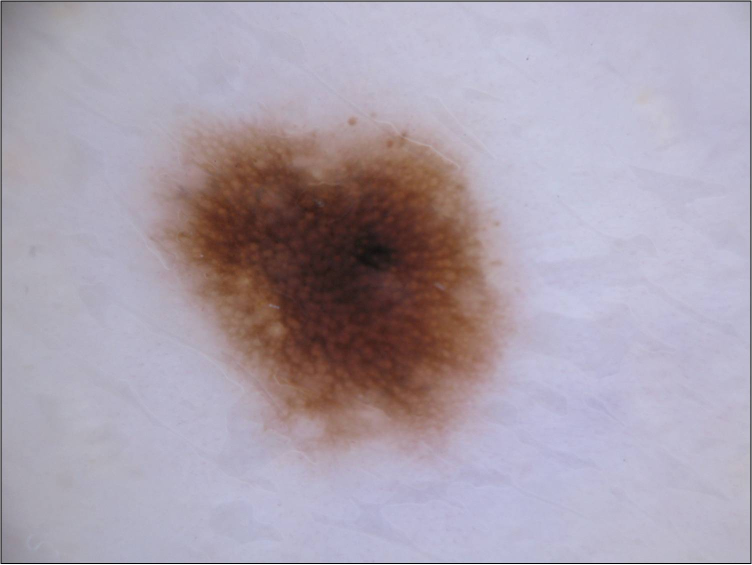
#> input picture TP1 - Unsupervised Learning/nevus.jpg, 1504 x 1129 px (shown at 1/2 size)
$ jupyter execute --allow-errors TP_Unsupervised_2_DermoSegmentation_Eidan_Tzdaka.ipynb   (older library calls are emulated)
#> lines starting #> are read from the running program, lines starting #| are printed output that depends on the picture; after the words box and inside, x2 and y2 are one past the last pixel; in counts of white or black regions, pixels touching at a corner belong together
# Skin lesion segmentation

In this section, you will use the algorithm of k-means to segment skin lesion images. You will use two images from the ISIC dataset (www.isic-archive.com), one nevus and one melanoma with their respetive manual segmentation.

## Goal
The goal of this section is to delineate the contours (i.e. segment) of the skin lesions using k-means.

Please complete the code where requested and answer all the questions

Let's first load the needed libraries

[cell 1]
import numpy as np
import numpy.matlib
import matplotlib.pyplot as plt
plt.close('all')
import optuna
from skimage.io import imread
from skimage.transform import resize
from skimage.transform import rescale
from skimage import img_as_bool
from mpl_toolkits.axes_grid1 import AxesGrid
from sklearn.cluster import KMeans
from scipy.spatial.distance import dice
from skimage.measure import find_contours

Let's load the data

[cell 2]
# [14 lines of commented-out code are left out]
Working_directory="./"

Let's load the images, rescale them so that the computations are faster and plot them

[cell 3]
# Nevus
nevus = imread(Working_directory + 'nevus.jpg')
#> nevus is the input picture: shape (1129, 1504, 3); mean R, G, B 170.3, 160.3, 173.1
nevus=nevus[2:-2,2:-2,:] # remove border (it contains artifacts)
#> nevus: shape (1125, 1500, 3)
nevusMask = imread(Working_directory + 'nevus-seg.jpg')
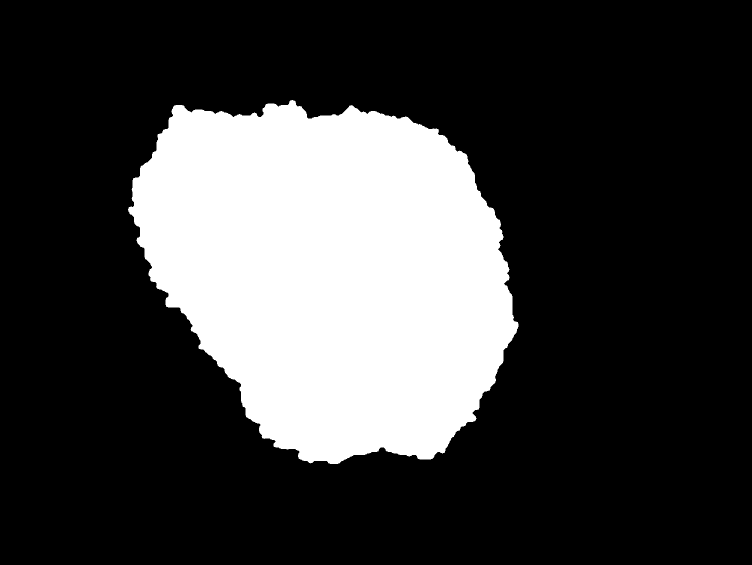
#> input picture TP1 - Unsupervised Learning/nevus-seg.jpg, 1504 x 1129 px (shown at 1/2 size)
#> nevusMask is the input picture: shape (1129, 1504); min 0, max 255, mean 62.4
nevusMask=nevusMask[2:-2,2:-2] # remove border (it contains artifacts)
#> nevusMask: shape (1125, 1500)
# We rescale to speed up computations
nevus = rescale(nevus, 0.25,multichannel=True, anti_aliasing=True)
#> nevus: shape (281, 375, 3) float64
# We need all these options to preserve the binary values
nevusMask = rescale(nevusMask, 0.25, anti_aliasing=False, order=0,  preserve_range=True)
#> nevusMask: shape (281, 375)
nevusMask_boolean = (nevusMask/255).astype(np.uint8) # To get uint8
#> nevusMask_boolean: shape (281, 375); values 0 (black) and 1 (white), 24.6% white; 1 white region, box (x1, y1, x2, y2) and area: (63, 49, 259, 231) 25914
nevusMask_expand = np.expand_dims(nevusMask_boolean, axis=2) # To have a 3 channels boolean mask

# Melanoma
melanoma = imread(Working_directory + 'melanoma.jpeg')
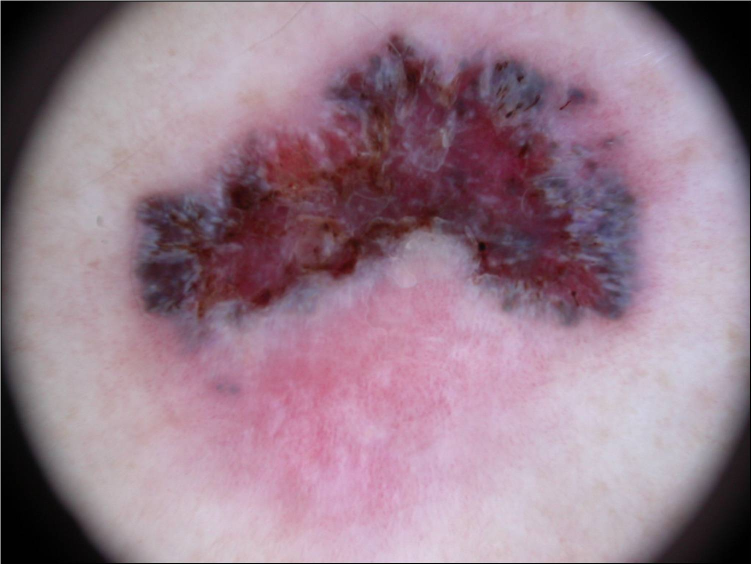
#> input picture TP1 - Unsupervised Learning/melanoma.jpeg, 1503 x 1129 px (shown at 1/2 size)
#> melanoma is the input picture: shape (1129, 1503, 3); mean R, G, B 151.9, 125.2, 140.2
melanoma=melanoma[2:-2,2:-2,:] # remove border (it contains artifacts)
#> melanoma: shape (1125, 1499, 3)
melanomaMask = imread(Working_directory + 'melanoma-seg.png')
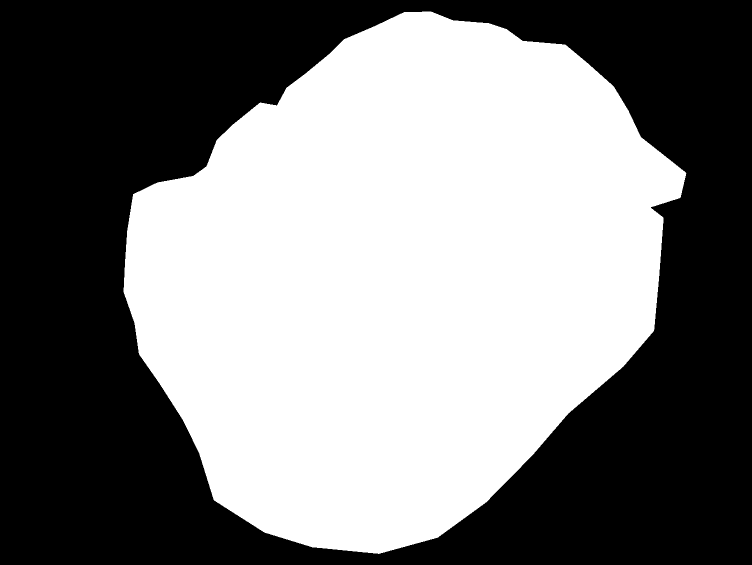
#> input picture TP1 - Unsupervised Learning/melanoma-seg.png, 1503 x 1129 px (shown at 1/2 size)
#> melanomaMask: shape (1129, 1503); 49.8% white; 1 white region, box (x1, y1, x2, y2) and area: (247, 23, 1373, 1108) 844635
melanomaMask=melanomaMask[2:-2,2:-2] # remove border (it contains artifacts)
#> melanomaMask: shape (1125, 1499); 50.1% white; 1 black region, box (x1, y1, x2, y2) and area: (0, 0, 1499, 1125) 841740
melanoma = rescale(melanoma, 0.25,multichannel=True, anti_aliasing=True)
#> melanoma: shape (281, 375, 3) float64
melanomaMask = rescale(melanomaMask, 0.25, anti_aliasing=False, order=0,  preserve_range=True)
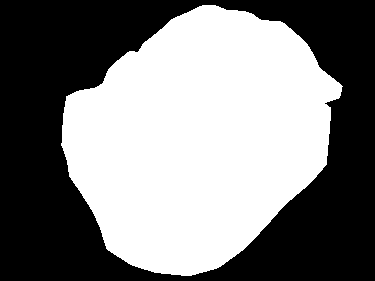
#> melanomaMask: shape (281, 375); 50.1% white; 1 black region, box (x1, y1, x2, y2) and area: (0, 0, 375, 281) 52582
melanomaMask_boolean = (melanomaMask/255).astype(np.uint8)
melanomaMask_expand = np.expand_dims(melanomaMask_boolean, axis=2)

fig = plt.figure(figsize=(12, 12))
grid = AxesGrid(fig, 111,
                nrows_ncols = (2, 3),
                axes_pad = 0.5)
grid[0].imshow(nevus)
grid[0].set_title('Nevus')
grid[0].axis('off')
grid[1].imshow(nevusMask_boolean,cmap='gray')
grid[1].set_title('Nevus segmentation mask')
grid[1].axis('off')
grid[2].imshow(nevusMask_expand*nevus)
grid[2].set_title('Nevus with segmentation')
grid[2].axis('off')
grid[3].imshow(melanoma)
grid[3].set_title('Melanoma')
grid[3].axis('off')
grid[4].imshow(melanomaMask_boolean,cmap='gray')
grid[4].set_title('Melanoma segmentation mask')
grid[4].axis('off')
grid[5].imshow(melanomaMask_expand*melanoma)
grid[5].set_title('Melanoma with segmentation')
grid[5].axis('off')
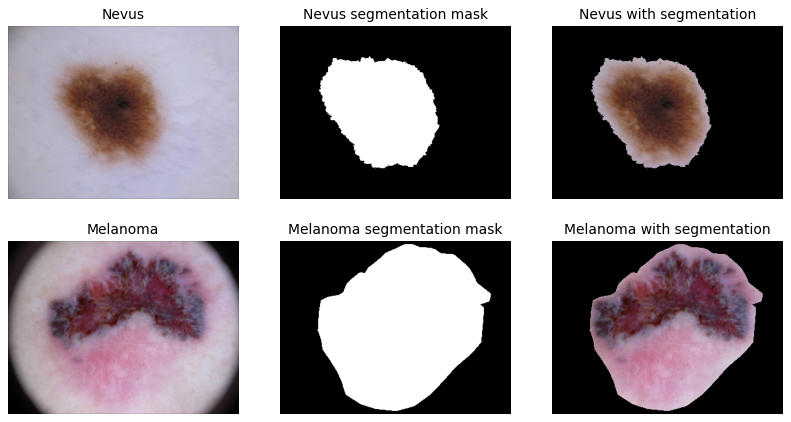
#> figure drawn by matplotlib, 6 panels

**Questions**

1. (IMP+IMH) Before running K-means, please answer this question. How many classes $K$ should you look for ? Would you use the same $K$ for both images ? Why ?

2. (IMP+IMH) Run the following code for both images. Try to choose different channels (among the channels Red, Green and Blue) and different number of clusters $K$. Which is the best choice in terms of channel and number of classes ? You can use the [Dice score](https://en.wikipedia.org/wiki/S%C3%B8rensen%E2%80%93Dice_coefficient) to quantitatively compare your mask and the manual segmentation. Comment the results with respect to the previous answer.

3. (IMP+IMH) Propose a way to automatically select the class (or unions of classes) representing the skin lesion and not the skin. (You don't need to implement it, just explain how you would do it).

4. (IMP) In K-means we recompute the average at each iteration. The average is not constrained to be one of the original observations. It is usually an *interpolation* of the original observations. How would you change the Lloyd's algorithm to constrain the average to always be one of the original observations ?

5. (IMP - Optional) Code the Lloyd's algorithm for K-Means and compare it with the version of scikit-learn.
**Answers:**

1. I will use 2 for nevus but maybe more for melanoma since we want to discarnate more than two classes since we have two different colors that need to be assuming for the same class.
2. for nevus channel 2 and 2 classes we get 83% dice score which is the best I got. for melanoma the best we got was by using channel 0 and 4 classes we get 54% dice score.
3. I would take the RGB of each pixel and compute the sum and give that to the kmean using 3 classes one class (the biggest one most probably) will be the healthy tissue
4. If we like for the average to be one of the original observations after every iteration Ill take the average of each class  ($K_1,K_2,...,K_i$) and will do the following process $K_{1 new},K_{2 new},...,K_{i new} = X_{dataset} [np.argmin(np.abs(X_{dataset}-K_1,K_2,...,K_i))]$ now each class assigned to the nearest observation of the k classes

The dice score (or dice similarity) between two binary masks is defined as $\frac{2TP}{2TP + FP + FN}$ and it ranges between 0 (completely different) and 1 (perfectly equal).

[cell 4]
## NEVUS
# Select a channel (0 for Red, 1 for Green and 2 for Blue)
channel=2
##
nevusB = nevus[:,:,channel]
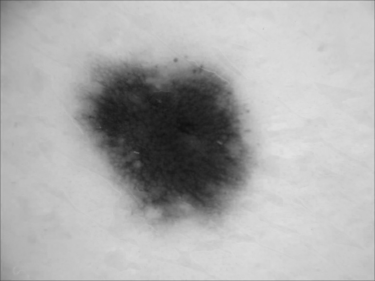
#> nevusB: shape (281, 375) float64; min 0.0625, max 0.89, mean 0.681

# Select the number of cluster K to look for
K= 2 # choose a number of clusters
##
kmeans=KMeans(n_clusters=K, random_state=1)
labels=kmeans.fit_predict(nevusB.reshape(-1,1))
labels=np.reshape(labels,(nevusB.shape[0],nevusB.shape[1]))
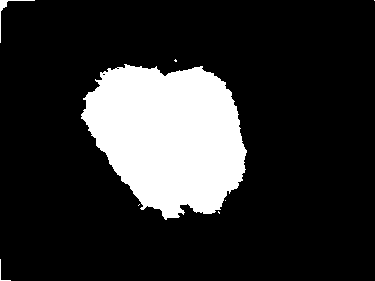
#> labels: shape (281, 375) int32; values 0 (black) and 1 (white), 17.7% white; 8 white regions (5 under 20 px), largest, box (x1, y1, x2, y2) and area: (81, 64, 247, 220) 18466, (0, 0, 35, 43) 123, (0, 259, 11, 281) 32

# Depending on the number of classes K, K-means returns one integer per pixel
# which indicates the number of the cluster.
# Choose the integer to use as mask between 0 and K-1
index =1
mask=labels==index ## choose which label should be

contourMask = find_contours(mask, 0.5)
#> contourMask = 10 point arrays, longest 819 points
contourManual = find_contours(nevusMask_boolean, 0.5)
#> contourManual = 7 point arrays, longest 901 points

# plot the results
fig = plt.figure(figsize=(16, 12))
grid = AxesGrid(fig, 111,
                nrows_ncols = (1, 5),
                axes_pad = 0.5)
grid[0].imshow(nevusB,cmap='gray')
grid[0].set_title('Nevus - selected channel')
grid[0].axis('off')
grid[1].imshow(labels,cmap='coolwarm')
grid[1].set_title('Nevus K-means result')
grid[1].axis('off')
grid[2].imshow(mask*nevusB,cmap='gray')
grid[2].set_title('Nevus with\n chosen segmentation')
grid[2].axis('off')
grid[3].imshow(nevusMask_boolean*nevusB,cmap='gray')
grid[3].set_title('Nevus with\n manual segmentation')
grid[3].axis('off')
grid[4].imshow(nevus)
for contour in contourMask:
  grid[4].plot(contour[:, 1], contour[:, 0], linewidth=2, c='r')
#> this loop made 10 passes
#> contour on pass 2: [[0.5, 374], [0, 373.5]]
for contour in contourManual:
  grid[4].plot(contour[:, 1], contour[:, 0], linewidth=2, c='g')
#> this loop made 7 passes
grid[4].set_title('Green manual\n Red K-means')
grid[4].axis('off')

# Compute the dice score between your mask and the manual segmentation
#> (the rest of this cell did not finish here and is left out)

[cell 5]
## MELANOMA
# Select a channel (0 for Red, 1 for Green and 2 for Blue)
channel=0
##
melanomaB = melanoma[:,:,channel]
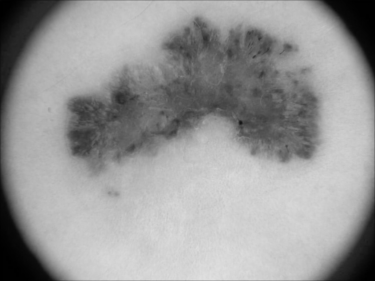
#> melanomaB: shape (281, 375) float64; min 0.000712, max 0.88, mean 0.597

# Select the number of cluster K to look for
K= 4# choose a number of clusters
##
kmeans=KMeans(n_clusters=K, random_state=1)
labels=kmeans.fit_predict(melanomaB.reshape(-1,1))
labels=np.reshape(labels,(melanomaB.shape[0],melanomaB.shape[1]))
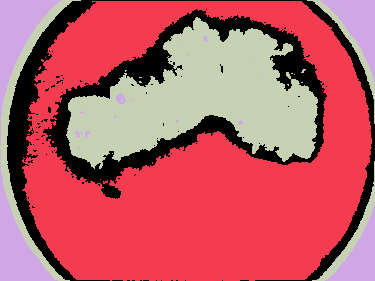
#> labels: shape (281, 375) int32; 4 distinct labels, from 0 to 3; one colour per label, 0 black

# Depending on the number of classes K, K-means returns one integer per pixel
# which indicates the number of the cluster.
# Choose the integer to use as mask between 0 and K-1
index =1
mask=labels==index ## choose which label should be
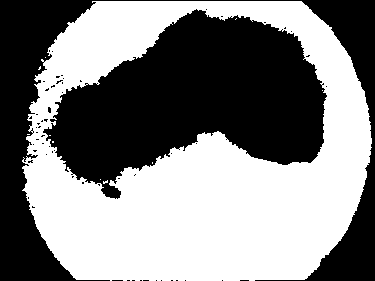
#> mask: shape (281, 375) bool; 51.8% white; 61 black regions (59 under 20 px), largest, box (x1, y1, x2, y2) and area: (43, 9, 327, 199) 30952, (0, 0, 375, 281) 19678

contourMask = find_contours(mask, 0.5)
#> contourMask = 82 point arrays, longest 1463 points
contourManual = find_contours(melanomaMask_boolean, 0.5)
#> contourManual = 1 point arrays, longest 1121 points

fig = plt.figure(figsize=(16, 12))
grid = AxesGrid(fig, 111,
                nrows_ncols = (1, 5),
                axes_pad = 0.5)
grid[0].imshow(melanomaB,cmap='gray')
grid[0].set_title('Melanoma - selected channel')
grid[0].axis('off')
grid[1].imshow(labels,cmap='coolwarm')
grid[1].set_title('Melanoma K-means result')
grid[1].axis('off')
grid[2].imshow(mask*melanomaB,cmap='gray')
grid[2].set_title('Melanoma with chosen segmentation')
grid[2].axis('off')
grid[3].imshow(melanomaMask_boolean*melanomaB,cmap='gray')
grid[3].set_title('Melanoma with\n manual segmentation')
grid[3].axis('off')
grid[4].imshow(melanoma)
for contour in contourMask:
  grid[4].plot(contour[:, 1], contour[:, 0], linewidth=2, c='r')
#> this loop made 82 passes
for contour in contourManual:
  grid[4].plot(contour[:, 1], contour[:, 0], linewidth=2, c='g')
#> this loop made 1 pass
grid[4].set_title('Green manual\n Red K-means')
grid[4].axis('off')

#> (the rest of this cell did not finish here and is left out)
